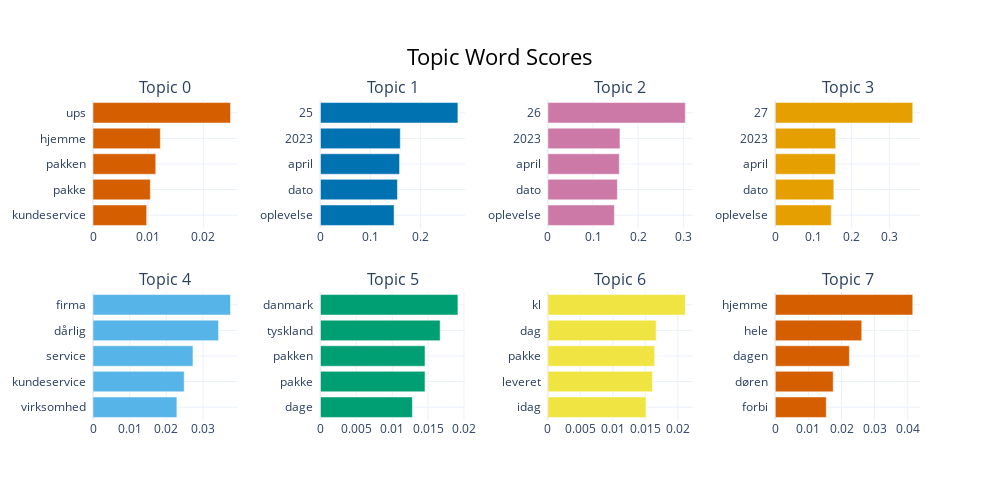

The code cell stored with this chart in its notebook:
### Markdown cell above
~~At least, now the name isn't all stopwords, but it still only puts it in one outlier topic.~~

I think the actual problem is just having way too few documents for it extract topics.

Decreasing `min_topic_size` helped.

### Code cell
topic_model.visualize_barchart()

### Figure 1 — Plotly figure (JSON) as saved in the notebook; plotly's stock layout.template omitted (floating-point values rounded to 4 significant figures)
{"data": [{"marker": {"color": "#D55E00"}, "orientation": "h", "type": "bar", "x": [0.009727, 0.01039, 0.01137, 0.0122, 0.02492], "xaxis": "x", "y": ["kundeservice  ", "pakke  ", "pakken  ", "hjemme  ", "ups  "], "yaxis": "y"}, {"marker": {"color": "#0072B2"}, "orientation": "h", "type": "bar", "x": [0.1473, 0.1539, 0.1582, 0.1597, 0.2748], "xaxis": "x2", "y": ["oplevelse  ", "dato  ", "april  ", "2023  ", "25  "], "yaxis": "y2"}, {"marker": {"color": "#CC79A7"}, "orientation": "h", "type": "bar", "x": [0.1473, 0.1539, 0.1582, 0.1597, 0.3044], "xaxis": "x3", "y": ["oplevelse  ", "dato  ", "april  ", "2023  ", "26  "], "yaxis": "y3"}, {"marker": {"color": "#E69F00"}, "orientation": "h", "type": "bar", "x": [0.1473, 0.1539, 0.1582, 0.1589, 0.3616], "xaxis": "x4", "y": ["oplevelse  ", "dato  ", "april  ", "2023  ", "27  "], "yaxis": "y4"}, {"marker": {"color": "#56B4E9"}, "orientation": "h", "type": "bar", "x": [0.02287, 0.02486, 0.02724, 0.03422, 0.03748], "xaxis": "x5", "y": ["virksomhed  ", "kundeservice  ", "service  ", "dårlig  ", "firma  "], "yaxis": "y5"}, {"marker": {"color": "#009E73"}, "orientation": "h", "type": "bar", "x": [0.01281, 0.01457, 0.01457, 0.01668, 0.01916], "xaxis": "x6", "y": ["dage  ", "pakke  ", "pakken  ", "tyskland  ", "danmark  "], "yaxis": "y6"}, {"marker": {"color": "#F0E442"}, "orientation": "h", "type": "bar", "x": [0.01511, 0.0161, 0.01644, 0.01666, 0.02116], "xaxis": "x7", "y": ["idag  ", "leveret  ", "pakke  ", "dag  ", "kl  "], "yaxis": "y7"}, {"marker": {"color": "#D55E00"}, "orientation": "h", "type": "bar", "x": [0.01539, 0.01749, 0.02238, 0.02611, 0.04151], "xaxis": "x8", "y": ["forbi  ", "døren  ", "dagen  ", "hele  ", "hjemme  "], "yaxis": "y8"}], "layout": {"annotations": [{"font": {"size": 16}, "showarrow": false, "text": "Topic 0", "x": 0.0875, "xanchor": "center", "xref": "paper", "y": 1, "yanchor": "bottom", "yref": "paper"}, {"font": {"size": 16}, "showarrow": false, "text": "Topic 1", "x": 0.3625, "xanchor": "center", "xref": "paper", "y": 1, "yanchor": "bottom", "yref": "paper"}, {"font": {"size": 16}, "showarrow": false, "text": "Topic 2", "x": 0.6375, "xanchor": "center", "xref": "paper", "y": 1, "yanchor": "bottom", "yref": "paper"}, {"font": {"size": 16}, "showarrow": false, "text": "Topic 3", "x": 0.9125, "xanchor": "center", "xref": "paper", "y": 1, "yanchor": "bottom", "yref": "paper"}, {"font": {"size": 16}, "showarrow": false, "text": "Topic 4", "x": 0.0875, "xanchor": "center", "xref": "paper", "y": 0.4, "yanchor": "bottom", "yref": "paper"}, {"font": {"size": 16}, "showarrow": false, "text": "Topic 5", "x": 0.3625, "xanchor": "center", "xref": "paper", "y": 0.4, "yanchor": "bottom", "yref": "paper"}, {"font": {"size": 16}, "showarrow": false, "text": "Topic 6", "x": 0.6375, "xanchor": "center", "xref": "paper", "y": 0.4, "yanchor": "bottom", "yref": "paper"}, {"font": {"size": 16}, "showarrow": false, "text": "Topic 7", "x": 0.9125, "xanchor": "center", "xref": "paper", "y": 0.4, "yanchor": "bottom", "yref": "paper"}], "height": 500, "hoverlabel": {"bgcolor": "white", "font": {"family": "Rockwell", "size": 16}}, "showlegend": false, "title": {"font": {"color": "Black", "size": 22}, "text": "Topic Word Scores", "x": 0.5, "xanchor": "center", "yanchor": "top"}, "width": 1000, "xaxis": {"anchor": "y", "domain": [0, 0.175], "showgrid": true}, "xaxis2": {"anchor": "y2", "domain": [0.275, 0.45], "showgrid": true}, "xaxis3": {"anchor": "y3", "domain": [0.55, 0.725], "showgrid": true}, "xaxis4": {"anchor": "y4", "domain": [0.825, 1], "showgrid": true}, "xaxis5": {"anchor": "y5", "domain": [0, 0.175], "showgrid": true}, "xaxis6": {"anchor": "y6", "domain": [0.275, 0.45], "showgrid": true}, "xaxis7": {"anchor": "y7", "domain": [0.55, 0.725], "showgrid": true}, "xaxis8": {"anchor": "y8", "domain": [0.825, 1], "showgrid": true}, "yaxis": {"anchor": "x", "domain": [0.6, 1], "showgrid": true}, "yaxis2": {"anchor": "x2", "domain": [0.6, 1], "showgrid": true}, "yaxis3": {"anchor": "x3", "domain": [0.6, 1], "showgrid": true}, "yaxis4": {"anchor": "x4", "domain": [0.6, 1], "showgrid": true}, "yaxis5": {"anchor": "x5", "domain": [0, 0.4], "showgrid": true}, "yaxis6": {"anchor": "x6", "domain": [0, 0.4], "showgrid": true}, "yaxis7": {"anchor": "x7", "domain": [0, 0.4], "showgrid": true}, "yaxis8": {"anchor": "x8", "domain": [0, 0.4], "showgrid": true}}}
